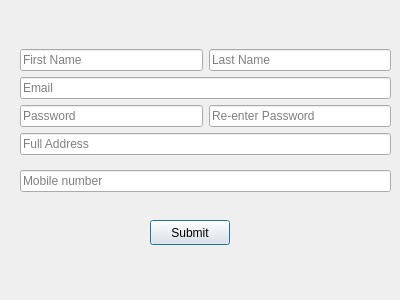
<?xml version="1.0" encoding="UTF-8"?>
<ui version="4.0">
 <class>UserRegister</class>
 <widget class="QDialog" name="UserRegister">
  <property name="geometry">
   <rect>
    <x>0</x>
    <y>0</y>
    <width>400</width>
    <height>300</height>
   </rect>
  </property>
  <property name="windowTitle">
   <string>Dialog</string>
  </property>
  <widget class="QPushButton" name="pushButton">
   <property name="geometry">
    <rect>
     <x>150</x>
     <y>220</y>
     <width>80</width>
     <height>25</height>
    </rect>
   </property>
   <property name="text">
    <string>Submit</string>
   </property>
  </widget>
  <widget class="QWidget" name="">
   <property name="geometry">
    <rect>
     <x>20</x>
     <y>40</y>
     <width>371</width>
     <height>161</height>
    </rect>
   </property>
   <layout class="QVBoxLayout" name="verticalLayout_4">
    <item>
     <layout class="QVBoxLayout" name="verticalLayout_3">
      <item>
       <layout class="QVBoxLayout" name="verticalLayout_2">
        <item>
         <layout class="QVBoxLayout" name="verticalLayout">
          <item>
           <layout class="QHBoxLayout" name="horizontalLayout">
            <item>
             <widget class="QLineEdit" name="Fname">
              <property name="placeholderText">
               <string>First Name</string>
              </property>
             </widget>
            </item>
            <item>
             <widget class="QLineEdit" name="Lname">
              <property name="placeholderText">
               <string>Last Name</string>
              </property>
             </widget>
            </item>
           </layout>
          </item>
          <item>
           <widget class="QLineEdit" name="Email">
            <property name="placeholderText">
             <string>Email</string>
            </property>
           </widget>
          </item>
         </layout>
        </item>
        <item>
         <layout class="QHBoxLayout" name="horizontalLayout_2">
          <item>
           <widget class="QLineEdit" name="Password">
            <property name="echoMode">
             <enum>QLineEdit::Password</enum>
            </property>
            <property name="placeholderText">
             <string>Password</string>
            </property>
           </widget>
          </item>
          <item>
           <widget class="QLineEdit" name="Password_re">
            <property name="echoMode">
             <enum>QLineEdit::Password</enum>
            </property>
            <property name="placeholderText">
             <string>Re-enter Password</string>
            </property>
           </widget>
          </item>
         </layout>
        </item>
       </layout>
      </item>
      <item>
       <widget class="QLineEdit" name="Address">
        <property name="placeholderText">
         <string>Full Address</string>
        </property>
       </widget>
      </item>
     </layout>
    </item>
    <item>
     <widget class="QLineEdit" name="Number">
      <property name="placeholderText">
       <string>Mobile number</string>
      </property>
     </widget>
    </item>
   </layout>
  </widget>
 </widget>
 <resources/>
 <connections/>
</ui>
